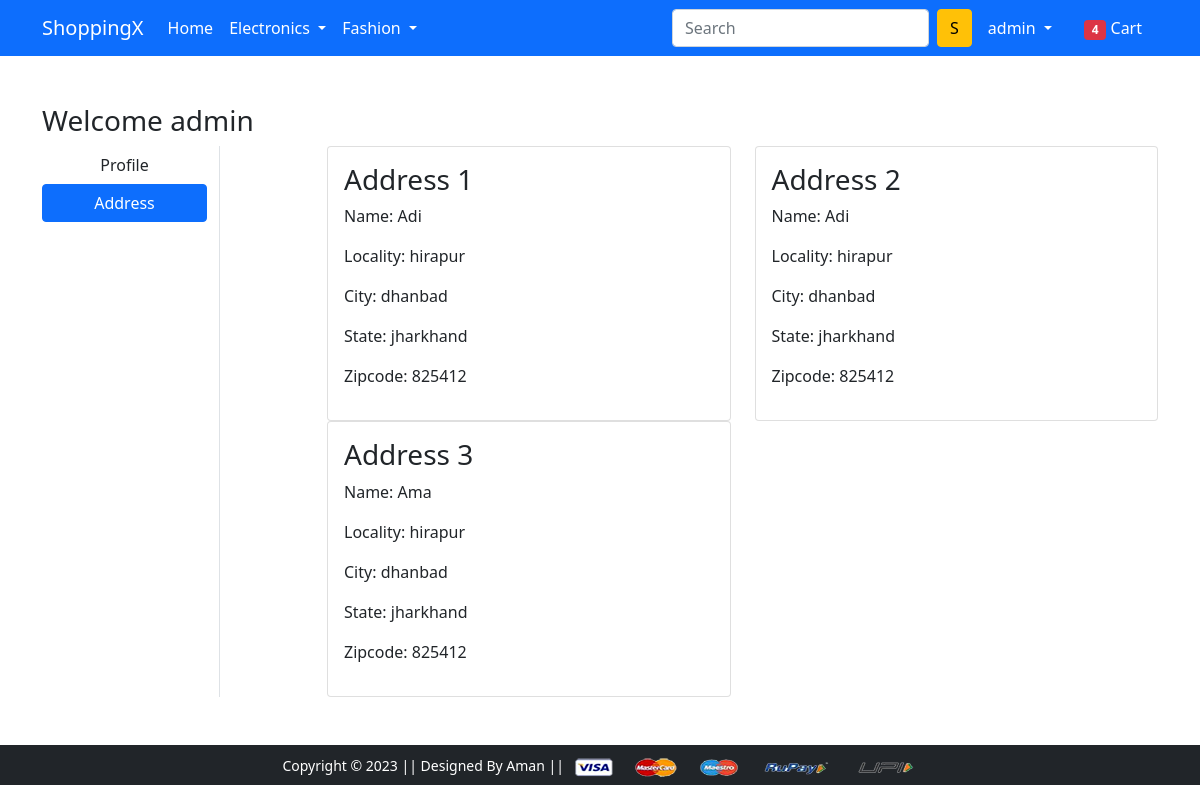
The page /address/ (signed in) on the database its author committed.
### app/models.py (models this page shows, shortened)
class customer (models.Model):
    user = models.ForeignKey(User,on_delete=models.CASCADE)
    name = models.CharField(max_length=200)  #in CharField specifying length is must
    locality = models.CharField(max_length=200)
    city = models.CharField(max_length=50)
    zipcode = models.IntegerField()
    state = models.CharField(choices=STATE_CHOICES,max_length=50)

### app/views.py (the view)
# urls.py: path('address/', views.address, name='address'),
def address(request):
    addresses = customer.objects.filter(user = request.user)
    return render(request, 'app/address.html',{'addresses':addresses,'active':'btn-primary'})

### app/templates/app/address.html (shortened to what this page needs)
{% extends 'app/base.html' %}
{% load static %}
{% block main-content %}
<div class="container my-5">
 <div class="row">
 <h3>Welcome {{request.user}}</h3>
  <div class="col-sm-2 border-end">
   <ul class="list-unstyled">
    <li class="d-grid"><a href="{% url 'profile' %}" class="btn">Profile</a></li>
    <li class="d-grid"><a href="{% url 'address' %}" class="btn {{active}}">Address</a></li>
   </ul>
  </div>
  <div class="col-sm-9 offset-sm-1">
   <div class="row">
    {% for a in addresses  %}
      <div class="col-sm-6">
        <div class="card">
         <div class="card-body">
          <h3>Address {{forloop.counter}}</h3>
          <p>Name: {{a.name}}</p>
          <p>Locality: {{a.locality}}</p>
          <p>City: {{a.city}}</p>
          <p>State: {{a.state}}</p>
          <p>Zipcode: {{a.zipcode}}</p>
         </div>
        </div>
       </div>
    {% endfor %}
   </div>
  </div>
 </div>
</div>
{% endblock main-content %}

### app/templates/app/base.html (shortened to what this page needs)
<!doctype html>
{% load static %}
<html lang="en">
  <head>
    <link href="https://cdn.jsdelivr.net/npm/bootstrap@5.0.0-beta1/dist/css/bootstrap.min.css" rel="stylesheet">
    <link rel="stylesheet" href="{% static 'app/css/owl.carousel.min.css' %}">
    <link rel="stylesheet" href="{% static 'app/css/all.min.css' %}">
    <link rel="stylesheet" href="{% static 'app/css/style.css' %}">
  </head>
  <body>
    <nav class="navbar navbar-expand-lg navbar-dark bg-primary">
     <div class="container">
       <a class="navbar-brand" href="{%url 'home'%}">ShoppingX</a>
       <div class="collapse navbar-collapse" id="navbarSupportedContent">
         <ul class="navbar-nav me-auto mb-2 mb-lg-0">
           <li class="nav-item">
             <a class="nav-link active" aria-current="page" href="{% url 'home' %}">Home</a>
           </li>
           <li class="nav-item dropdown">
             <a class="nav-link dropdown-toggle text-white" href="#" id="electronicsDropdown" role="button" data-bs-toggle="dropdown" aria-expanded="false">
               Electronics
             </a>
           </li>
           <li class="nav-item dropdown">
             <a class="nav-link dropdown-toggle text-white" href="#" id="fashionDropdown" role="button" data-bs-toggle="dropdown" aria-expanded="false">
               Fashion
             </a>
           </li>
         </ul>
         <form class="d-flex">
           <input class="form-control me-2" type="search" placeholder="Search" aria-label="Search">
           <button class="btn btn-warning" type="submit">S</button>
         </form>
         <div>
          <ul class="navbar-nav me-auto mb-2 mb-lg-0">
            {% if request.user.is_authenticated %}
           <li class="nav-item dropdown mx-2">
              <a class="nav-link dropdown-toggle text-white" href="#" id="profileDropdown" role="button" data-bs-toggle="dropdown" aria-expanded="false">
                {{request.user}}
              </a>
            </li>
            <li class="nav-item mx-2">
             <a href="{% url 'show-cart' %}" class="nav-link text-white"><span class="badge bg-danger">4</span> Cart </a>
            </li>
            {% endif %}
          </ul>
         </div>
       </div>
     </div>
    </nav>
    {% block main-content %} {% endblock main-content %}
    <footer class="container-fluid bg-dark text-center p-2 mt-5">
        <small class="text-white">Copyright &copy; 2023 || Designed By Aman || </small>
        <img src="{% static 'app/images/payment.png' %}" alt="" srcset="" class="img-fluid" height="2px">
    </footer>
  </body>
</html>

### rows shown on the page
customer: name "Adi", locality "hirapur", city "dhanbad", state "jharkhand", zipcode "825412"
customer: name "Adi", locality "hirapur", city "dhanbad", state "jharkhand", zipcode "825412"
customer: name "Ama", locality "hirapur", city "dhanbad", state "jharkhand", zipcode "825412"

### other values the page prints
{{ request.user }} "admin"
